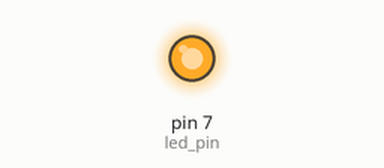
A program run on a simulated Raspberry Pi (header pin numbers). Shown: output pins drawn as LEDs (lit = HIGH). At 3.0 s the program stops and its outputs stay as they are.

Above: at 0.1 s.
At 3.1 s:
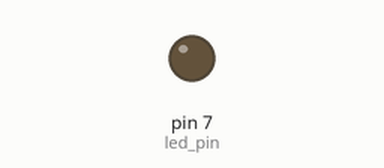
Timing chart, 0 to 4.5 s (numbered marks = the images above):
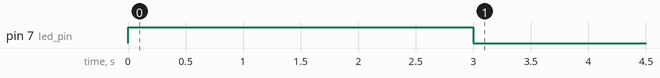

Measured:
- by itself, pin 7 (led_pin): LOW → HIGH at 0.00 s, → LOW 3.0 s later

The program:

led_on_off_BOARD.py
```python
# Turn on/off a LED
#
# $ sudo python3 led_on_off_BOARD.py

import RPi.GPIO as GPIO
from time import sleep

# Physical numbering. See README.
GPIO.setmode(GPIO.BOARD)

led_pin = 7

try:
    GPIO.setup(led_pin, GPIO.OUT)
    GPIO.output(led_pin, True)
    sleep(3)
    GPIO.output(led_pin, False)
finally:
    # Reset the GPIO pins to a safe state
    GPIO.cleanup()
```
